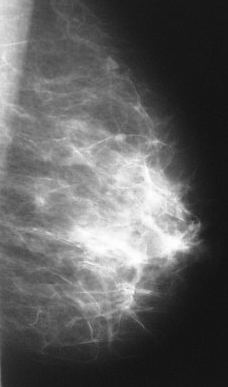
%> input picture CMPT 340/code_data/2d_jpg_tif/image2d_gray.tif, 228 x 387 px
$ octave display_2d.m   (GNU Octave 9; MATLAB toolbox functions it lacks are replaced by stand-ins)
%> lines starting %> are read from the running program, lines starting %| are printed output that depends on the picture
%% Reading and displaying data with 2 spatial dimensions
% Here we show examples of 2D data, specifically 2D *images*. Each pixel can
% have a _single_ or _multiple_ values associated with it.


%% How to run this demo
% You can download the datasets from Canvas
%
% Download */2d_jpg_tif/image2d_gray.tif* and */2d_jpg_tif/viz_head.jpg*. Put them in a folder called
% *2d_jpg_tif*

%%
% You should have this directory structure with the following files:
%
%   /display_2d.m
%   /2d_jpg_tif/image2d_gray.tif
%   /2d_jpg_tif/viz_head.jpg


close all
clear variables


%% 2D scaler image
% Intuitively, this is an image with no colors (grayscale). There is just a
% single value for each pixel. The _image_ has 2 dimensions (width and
% height), while each _pixel_ has a 1 dimension (intensity).

% First, we load the image.
img2dGrayNamePath = fullfile(pwd,'2d_jpg_tif','image2d_gray.tif');
I = imread(img2dGrayNamePath);
%> I is the input picture: size 387x228 uint8; min 17, max 255, mean 95.4

% Look at the dimensions of this image. The first two dimensions are the
% height and width of the image.
size(I)
%> ans = [387 228]
%%

figure;
% This displays the image in the figure, scaling the intensity values to
% make them more visible.
imagesc(I);

% Makes the pixels have uniform size (more realistic scaling).
axis image;

% By default MATLAB assigns a color to the scalar value. We can instead
% display it in grayscale.
colormap gray;

% We can add a title to the image.
title('2D scalar image');

%% How to view a 2D color image
% The _image_ itself has a width and height making it a 2D image. But
% now, at each _pixel_, we have 3 values (We can also say each _pixel_ has
% 3 dimensions, or each _pixel_ has a vector with 3 values).
img2dColorNamePath = fullfile(pwd,'2d_jpg_tif','viz_head.jpg');
I = imread(img2dColorNamePath );
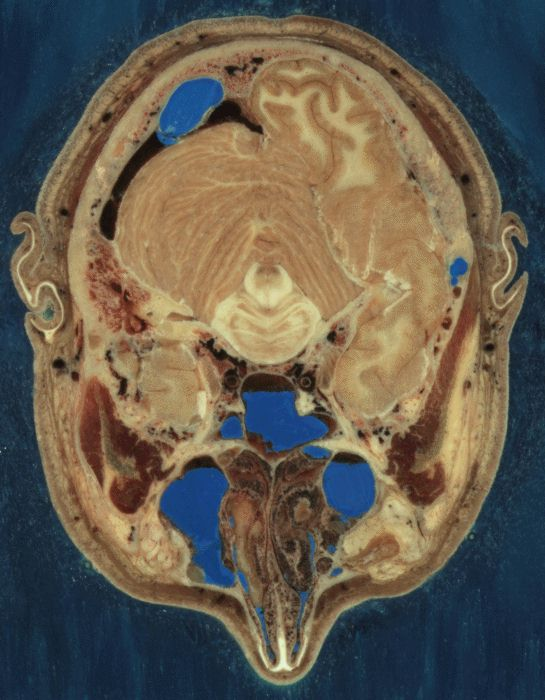
%> input picture CMPT 340/code_data/2d_jpg_tif/viz_head.jpg, 545 x 700 px
%> I is the input picture: size 700x545x3 uint8; mean R, G, B 99.3, 91.7, 79

% Notice here that the size of I is,
%   width x height x number_of_values_at_each_pixel.d
size(I)
%> ans = [700 545 3]
%%

% A color image has 3 channels (red, green, blue). We can separate each
% channel like this,
ch1 = I(:,:,1);
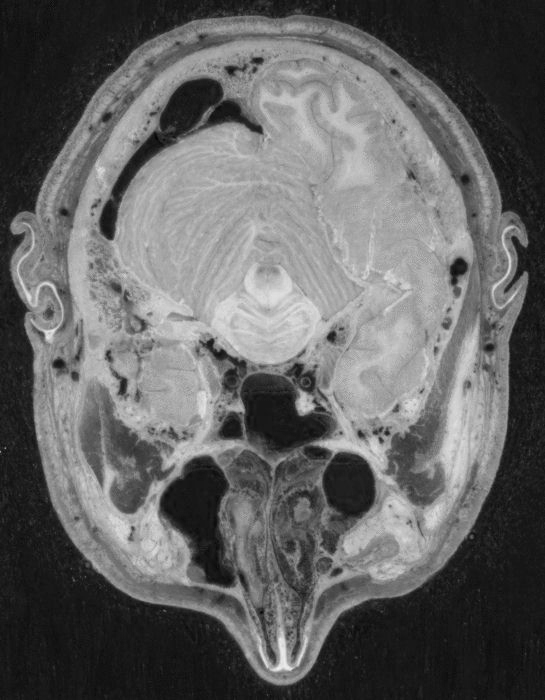
%> ch1: size 700x545 uint8; min 3, max 242, mean 99.3
ch2 = I(:,:,2);
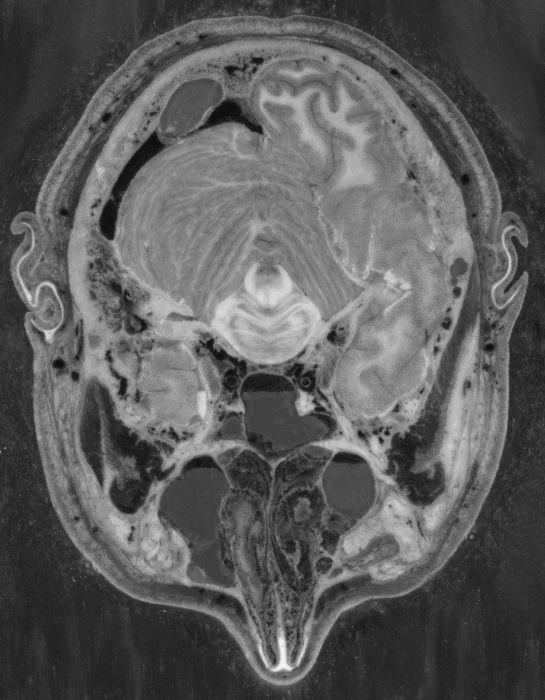
%> ch2: size 700x545 uint8; min 9, max 245, mean 91.7
ch3 = I(:,:,3);
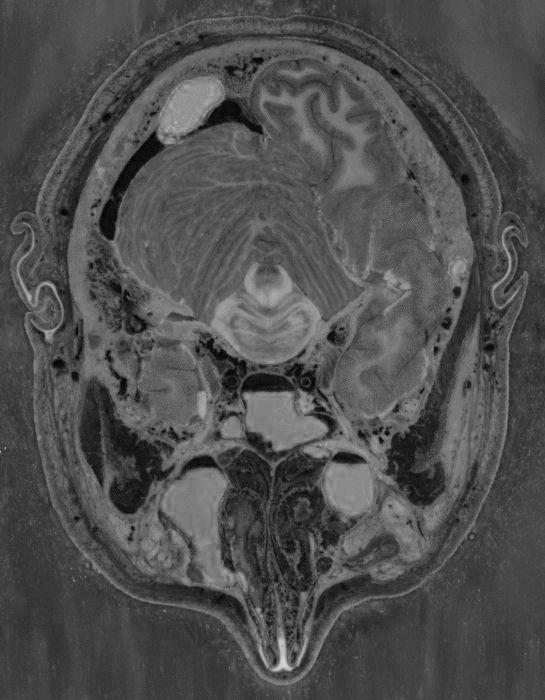
%> ch3: size 700x545 uint8; min 0, max 217, mean 79

% Let's view each color channel independently.
figure;

% We can show different images on the same figure using the subplot()
% command. subplot(2,2,1) means divide the figure into 2 rows and 2 columns,
% then select the placeholder for position 1.
subplot(2,2,1);
imagesc(ch1); axis image; colormap gray; title('ch1');

% Place channel 2 in position 2.
subplot(2,2,2); imagesc(ch2); axis image; colormap gray; title('ch2');

subplot(2,2,3); imagesc(ch3); axis image; colormap gray; title('ch3');

% Finally, put the original color image in the 4th position.
subplot(2,2,4); imagesc(I); axis image; title('all channels');
